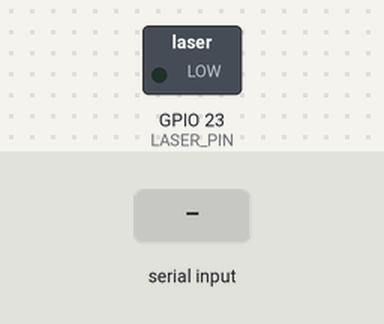
The program below on a simulated Raspberry Pi (BCM pin numbers). Parts: switched loads named in the program (green lamp = pin HIGH). Inputs (shaded band) come from the test bench. What the program prints to the terminal is not drawn. At 1.4 s the program stops and its outputs stay as they are.

Above: at 1.2 s.
1.3 s: "1" typed at the terminal, then Enter
Timing chart, 0 to 2.9 s (numbered marks = the images above; inputs shaded):
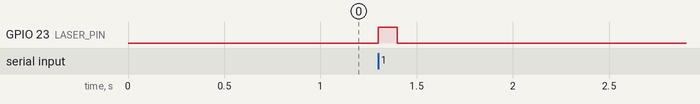

The program:

bitTransmitter.py
```python
import RPi.GPIO as GPIO
import time

# Setup
GPIO.setmode(GPIO.BCM)
LASER_PIN = 23
GPIO.setup(LASER_PIN, GPIO.OUT)

def send_bit(bit, duration=0.1):
    GPIO.output(LASER_PIN, GPIO.HIGH if bit == '1' else GPIO.LOW)
    time.sleep(duration)

def send_data(data):
    for bit in data:
        send_bit(bit)
    GPIO.output(LASER_PIN, GPIO.LOW)  # Ensure laser is off after transmission

try:
    binary_data = input("Enter a binary number to transmit: ")
    # Validate input
    if all(c in '01' for c in binary_data):
        send_data(binary_data)
    else:
        print("Invalid input. Please enter a binary number consisting of 0s and 1s only.")
finally:
    GPIO.cleanup()
```

Measured:
- after the input at 1.3 s, GPIO 23 (LASER_PIN): LOW → HIGH at once, → LOW 0.10 s later
